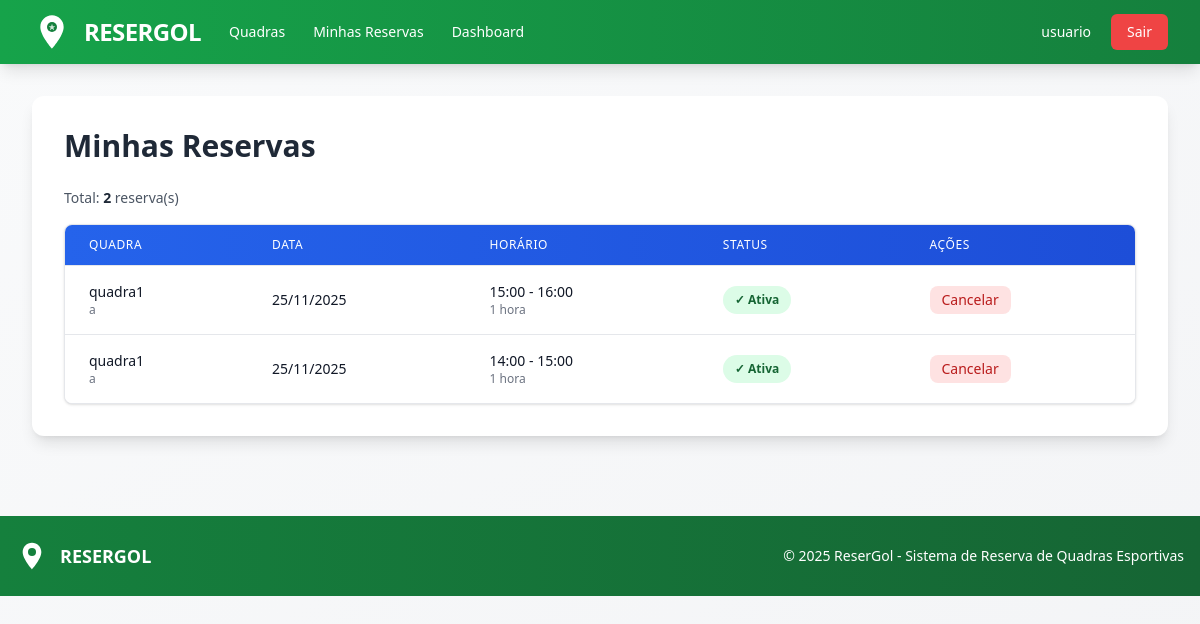
Screenshot of /minhas-reservas (signed in) with the database file from the repository.
### models/usuario_model.py (models this page shows, shortened)
class Usuario(UserMixin, db.Model):
    id = db.Column(db.Integer, primary_key=True)
    nome = db.Column(db.String(100), nullable=False)
    email = db.Column(db.String(120), unique=True, nullable=False)
    senha_hash = db.Column(db.String(200), nullable=False)
    role = db.Column(db.String(20), default='usuario', nullable=False)  # 'usuario', 'dono_quadra', 'admin'
    tentativas_login = db.Column(db.Integer, default=0)
    bloqueado_ate = db.Column(db.DateTime, nullable=True)
    quadras = db.relationship('Quadra', backref='dono', lazy=True, cascade='all, delete-orphan')
    def is_admin(self):
        return self.role == 'admin'
    def is_dono_quadra(self):
        return self.role == 'dono_quadra' or self.role == 'admin'

### models/reserva_model.py (models this page shows, shortened)
class Reserva(db.Model):
    id = db.Column(db.Integer, primary_key=True)
    quadra_id = db.Column(db.Integer, db.ForeignKey('quadra.id'), nullable=False)
    usuario_id = db.Column(db.Integer, db.ForeignKey('usuario.id'), nullable=False)
    data = db.Column(db.Date, nullable=False)
    hora_inicio = db.Column(db.Time, nullable=False)
    hora_fim = db.Column(db.Time, nullable=False)
    status = db.Column(db.String(20), default='ativa')  # ativa, cancelada, concluída
    criada_em = db.Column(db.DateTime, default=datetime.utcnow)
    quadra = db.relationship('Quadra', backref='reservas')
    usuario = db.relationship('Usuario', backref='reservas')

### models/quadra_model.py (models this page shows, shortened)
class Quadra(db.Model):
    __tablename__ = "quadra"
    id = db.Column(db.Integer, primary_key=True)
    nome = db.Column(db.String(100), nullable=False)
    endereco = db.Column(db.String(200), nullable=False)
    tipo = db.Column(db.String(50), nullable=False)
    descricao = db.Column(db.Text)
    preco_hora = db.Column(db.Float, nullable=False)
    ativa = db.Column(db.Boolean, default=True)
    dono_id = db.Column(db.Integer, db.ForeignKey('usuario.id'), nullable=False)
    criado_em = db.Column(db.DateTime, default=db.func.current_timestamp())
    datas_disponiveis = db.relationship(
        "DataDisponivel",
        backref="quadra",
        cascade="all, delete-orphan",
        lazy="dynamic",
        order_by="DataDisponivel.data"
    )

### app.py (the view)
@app.route('/minhas-reservas')
@login_required
def minhas_reservas():
    from controllers.reserva_controller import ReservaController
    return ReservaController.minhas_reservas()

### app.py (called while the page is built)
@login_manager.user_loader
def load_user(user_id):
    return Usuario.query.get(int(user_id))

### controllers/reserva_controller.py (called while the page is built)
    @staticmethod
    @login_required
    def minhas_reservas():
        reservas = Reserva.query.filter_by(
            usuario_id=current_user.id
        ).order_by(Reserva.data.desc(), Reserva.hora_inicio.desc()).all()
        return render_template('reservas/minhas_reservas.html', reservas=reservas)

### templates/reservas/minhas_reservas.html (shortened to what this page needs)
{% extends "base.html" %}
{% block content %}
    <h2 class="text-3xl font-bold text-gray-800 mb-6">Minhas Reservas</h2>
    {% if reservas %}
        <p class="text-sm text-gray-600 mb-4">
            Total: <strong class="text-gray-800">{{ reservas|length }}</strong> reserva(s)
        </p>
        <div class="bg-white rounded-lg shadow overflow-hidden border border-gray-200">
            <div class="overflow-x-auto">
                <table class="min-w-full divide-y divide-gray-200">
                    <thead class="bg-gradient-to-r from-blue-600 to-blue-700">
                        <tr>
                            <th class="px-6 py-3 text-left text-xs font-medium text-white uppercase tracking-wider">Quadra</th>
                            <th class="px-6 py-3 text-left text-xs font-medium text-white uppercase tracking-wider">Data</th>
                            <th class="px-6 py-3 text-left text-xs font-medium text-white uppercase tracking-wider">Horário</th>
                            <th class="px-6 py-3 text-left text-xs font-medium text-white uppercase tracking-wider">Status</th>
                            <th class="px-6 py-3 text-left text-xs font-medium text-white uppercase tracking-wider">Ações</th>
                        </tr>
                    </thead>
                    <tbody class="bg-white divide-y divide-gray-200">
                        {% for reserva in reservas %}
                        <tr class="hover:bg-gray-50 transition-colors">
                            <td class="px-6 py-4">
                                <div class="text-sm font-medium text-gray-900">{{ reserva.quadra.nome }}</div>
                                <div class="text-xs text-gray-500">{{ reserva.quadra.endereco }}</div>
                            </td>
                            <td class="px-6 py-4 whitespace-nowrap text-sm text-gray-900">
                                {{ reserva.data.strftime('%d/%m/%Y') }}
                            </td>
                            <td class="px-6 py-4 whitespace-nowrap">
                                <div class="text-sm text-gray-900 font-medium">
                                    {{ reserva.hora_inicio.strftime('%H:%M') }} - {{ reserva.hora_fim.strftime('%H:%M') }}
                                </div>
                                <div class="text-xs text-gray-500">1 hora</div>
                            </td>
                            <td class="px-6 py-4 whitespace-nowrap">
                                {% if reserva.status == 'ativa' %}
                                    <span class="px-3 py-1 inline-flex text-xs leading-5 font-semibold rounded-full bg-green-100 text-green-800">
                                        ✓ Ativa
                                    </span>
                                {% elif reserva.status == 'cancelada' %}
                                    <span class="px-3 py-1 inline-flex text-xs leading-5 font-semibold rounded-full bg-red-100 text-red-800">
                                        ✗ Cancelada
                                    </span>
                                {% else %}
                                    <span class="px-3 py-1 inline-flex text-xs leading-5 font-semibold rounded-full bg-gray-100 text-gray-800">
                                        ● Concluída
                                    </span>
                                {% endif %}
                            </td>
                            <td class="px-6 py-4 whitespace-nowrap text-sm">
                                {% if reserva.status == 'ativa' %}
                                    <a href="{{ url_for('cancelar_reserva', reserva_id=reserva.id) }}"
                                       onclick="return confirm('Tem certeza que deseja cancelar esta reserva?')"
                                       class="inline-flex items-center px-3 py-1 bg-red-100 hover:bg-red-200 text-red-700 font-medium rounded-lg transition">
                                        Cancelar
                                    </a>
                                {% else %}
                                    <span class="text-gray-400">-</span>
                                {% endif %}
                            </td>
                        </tr>
                        {% endfor %}
                    </tbody>
                </table>
            </div>
        </div>
    {% endif %}
{% endblock %}

### templates/base.html (shortened to what this page needs)
<!DOCTYPE HTML>
<html lang="pt-BR">
<head>
    <script src="https://cdn.tailwindcss.com"></script>
</head>
<body class="bg-gradient-to-br from-gray-50 to-gray-100 min-h-screen">
    <nav class="bg-gradient-to-r from-resergol-600 to-resergol-700 shadow-lg">
        <div class="max-w-7xl mx-auto px-4 sm:px-6 lg:px-8">
            <div class="flex items-center justify-between h-16">
                <div class="flex items-center space-x-4">
                    <a href="{{ url_for('index') }}" class="flex items-center space-x-3 hover:opacity-90 transition">
                        <span class="text-white font-bold text-2xl tracking-tight">RESERGOL</span>
                    </a>
                                       {% if current_user.is_authenticated %}
                        <div class="hidden md:flex items-center space-x-1 ml-8">
                            <a href="{{ url_for('listar_quadras') }}" class="text-white hover:bg-resergol-500 px-3 py-2 rounded-md text-sm font-medium transition">
                                Quadras
                            </a>
                            <a href="{{ url_for('minhas_reservas') }}" class="text-white hover:bg-resergol-500 px-3 py-2 rounded-md text-sm font-medium transition">
                                Minhas Reservas
                            </a>
                            <a href="{{ url_for('dashboard') }}" class="text-white hover:bg-resergol-500 px-3 py-2 rounded-md text-sm font-medium transition">
                                Dashboard
                            </a>
                        </div>
                    {% endif %}
                </div>
                <div class="flex items-center space-x-2">
                    {% if current_user.is_authenticated %}
                        <a href="{{ url_for('perfil') }}" class="text-white hover:bg-resergol-500 px-3 py-2 rounded-md text-sm font-medium transition">
                             {{ current_user.nome.split()[0] }}
                        </a>
                        <a href="{{ url_for('logout') }}" class="bg-red-500 hover:bg-red-600 text-white px-4 py-2 rounded-md text-sm font-medium transition">
                            Sair
                        </a>
                    {% endif %}
                </div>
            </div>
        </div>
    </nav>
    <div class="max-w-7xl mx-auto px-4 sm:px-6 lg:px-8 py-8">
        <div class="bg-white rounded-xl shadow-lg p-6 md:p-8">
            {% block content %}{% endblock %}
        </div>
    </div>
    <footer class="bg-gradient-to-r from-resergol-700 to-resergol-800 text-white mt-12">
        <div class="max-w-7xl mx-auto px-4 py-6">
            <div class="flex flex-col md:flex-row justify-between items-center">
                <div class="flex items-center space-x-3 mb-4 md:mb-0">
                    <svg class="h-8 w-8 text-white" viewBox="0 0 24 24" fill="currentColor">
                        <path d="M12 2C8.13 2 5 5.13 5 9c0 5.25 7 13 7 13s7-7.75 7-13c0-3.87-3.13-7-7-7zm0 9.5c-1.38 0-2.5-1.12-2.5-2.5s1.12-2.5 2.5-2.5 2.5 1.12 2.5 2.5-1.12 2.5-2.5 2.5z"/>
                        <circle cx="12" cy="9" r="3" fill="#15803d"/>
                    </svg>
                    <span class="font-bold text-lg">RESERGOL</span>
                </div>
                <p class="text-sm text-center">&copy; 2025 ReserGol - Sistema de Reserva de Quadras Esportivas</p>
            </div>
        </div>
    </footer>
</body>
</html>

### rows the page displays
Usuario: nome "usuario"
Reserva: quadra.nome "quadra1", quadra.endereco "a", data "25/11/2025", hora_inicio "15:00", hora_fim "16:00", status "✓ Ativa"
Reserva: quadra.nome "quadra1", quadra.endereco "a", data "25/11/2025", hora_inicio "14:00", hora_fim "15:00", status "✓ Ativa"

### other values shown
{{ reservas|length }} "2"
